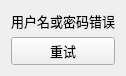
<?xml version="1.0" encoding="UTF-8"?>
<ui version="4.0">
 <class>err</class>
 <widget class="QWidget" name="err">
  <property name="geometry">
   <rect>
    <x>0</x>
    <y>0</y>
    <width>124</width>
    <height>62</height>
   </rect>
  </property>
  <property name="windowTitle">
   <string>Form</string>
  </property>
  <layout class="QHBoxLayout" name="horizontalLayout">
   <item>
    <layout class="QVBoxLayout" name="verticalLayout">
     <item>
      <widget class="QLabel" name="label">
       <property name="font">
        <font>
         <pointsize>10</pointsize>
        </font>
       </property>
       <property name="text">
        <string>用户名或密码错误</string>
       </property>
      </widget>
     </item>
     <item>
      <widget class="QPushButton" name="pushButton">
       <property name="font">
        <font>
         <pointsize>10</pointsize>
        </font>
       </property>
       <property name="text">
        <string>重试</string>
       </property>
      </widget>
     </item>
    </layout>
   </item>
  </layout>
 </widget>
 <resources/>
 <connections/>
</ui>
